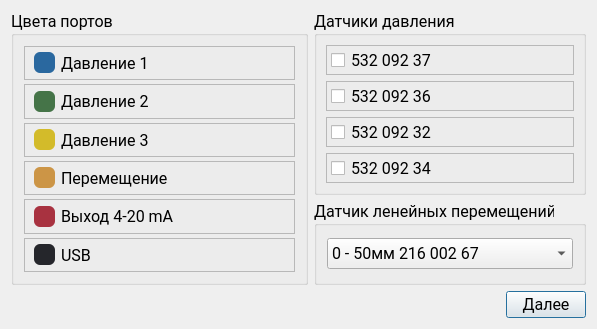
<?xml version="1.0" encoding="UTF-8"?>
<ui version="4.0">
 <class>NotationWindow</class>
 <widget class="QDialog" name="NotationWindow">
  <property name="geometry">
   <rect>
    <x>0</x>
    <y>0</y>
    <width>597</width>
    <height>329</height>
   </rect>
  </property>
  <property name="font">
   <font>
    <family>Roboto</family>
    <pointsize>14</pointsize>
   </font>
  </property>
  <property name="windowTitle">
   <string>Обозначения портов</string>
  </property>
  <layout class="QVBoxLayout" name="verticalLayout_5">
   <item>
    <layout class="QHBoxLayout" name="horizontalLayout_2">
     <item>
      <widget class="QGroupBox" name="groupBox_color">
       <property name="font">
        <font>
         <family>Segoe UI</family>
         <pointsize>12</pointsize>
         <bold>false</bold>
        </font>
       </property>
       <property name="title">
        <string>Цвета портов</string>
       </property>
       <layout class="QVBoxLayout" name="verticalLayout_4">
        <property name="spacing">
         <number>4</number>
        </property>
        <property name="leftMargin">
         <number>10</number>
        </property>
        <property name="topMargin">
         <number>10</number>
        </property>
        <property name="rightMargin">
         <number>10</number>
        </property>
        <property name="bottomMargin">
         <number>10</number>
        </property>
        <item>
         <widget class="QFrame" name="frame_pressure_1">
          <property name="sizePolicy">
           <sizepolicy hsizetype="Expanding" vsizetype="Preferred">
            <horstretch>0</horstretch>
            <verstretch>0</verstretch>
           </sizepolicy>
          </property>
          <property name="styleSheet">
           <string notr="true"/>
          </property>
          <property name="frameShape">
           <enum>QFrame::Shape::StyledPanel</enum>
          </property>
          <property name="frameShadow">
           <enum>QFrame::Shadow::Raised</enum>
          </property>
          <layout class="QHBoxLayout" name="horizontalLayout_15">
           <property name="spacing">
            <number>6</number>
           </property>
           <property name="leftMargin">
            <number>9</number>
           </property>
           <property name="topMargin">
            <number>0</number>
           </property>
           <property name="rightMargin">
            <number>9</number>
           </property>
           <property name="bottomMargin">
            <number>0</number>
           </property>
           <item>
            <widget class="QWidget" name="widget_colorPressure_1" native="true">
             <property name="minimumSize">
              <size>
               <width>21</width>
               <height>21</height>
              </size>
             </property>
             <property name="maximumSize">
              <size>
               <width>21</width>
               <height>21</height>
              </size>
             </property>
             <property name="styleSheet">
              <string notr="true">background-color: #2A689F;
border-radius: 6px;</string>
             </property>
            </widget>
           </item>
           <item>
            <widget class="QLabel" name="label_pressure_1">
             <property name="minimumSize">
              <size>
               <width>0</width>
               <height>30</height>
              </size>
             </property>
             <property name="font">
              <font>
               <family>Segoe UI</family>
               <pointsize>12</pointsize>
               <bold>false</bold>
              </font>
             </property>
             <property name="text">
              <string>Давление 1</string>
             </property>
            </widget>
           </item>
          </layout>
         </widget>
        </item>
        <item>
         <widget class="QFrame" name="frame_pressure_2">
          <property name="sizePolicy">
           <sizepolicy hsizetype="Expanding" vsizetype="Preferred">
            <horstretch>0</horstretch>
            <verstretch>0</verstretch>
           </sizepolicy>
          </property>
          <property name="styleSheet">
           <string notr="true"/>
          </property>
          <property name="frameShape">
           <enum>QFrame::Shape::StyledPanel</enum>
          </property>
          <property name="frameShadow">
           <enum>QFrame::Shadow::Raised</enum>
          </property>
          <layout class="QHBoxLayout" name="horizontalLayout_16">
           <property name="leftMargin">
            <number>9</number>
           </property>
           <property name="topMargin">
            <number>0</number>
           </property>
           <property name="rightMargin">
            <number>9</number>
           </property>
           <property name="bottomMargin">
            <number>0</number>
           </property>
           <item>
            <widget class="QWidget" name="widget_colorPressure_2" native="true">
             <property name="minimumSize">
              <size>
               <width>21</width>
               <height>21</height>
              </size>
             </property>
             <property name="maximumSize">
              <size>
               <width>21</width>
               <height>21</height>
              </size>
             </property>
             <property name="styleSheet">
              <string notr="true">background-color: #457448;
border-radius: 6px;</string>
             </property>
            </widget>
           </item>
           <item>
            <widget class="QLabel" name="label_colorPressure_2">
             <property name="minimumSize">
              <size>
               <width>0</width>
               <height>30</height>
              </size>
             </property>
             <property name="font">
              <font>
               <family>Segoe UI</family>
               <pointsize>12</pointsize>
               <bold>false</bold>
              </font>
             </property>
             <property name="text">
              <string>Давление 2</string>
             </property>
            </widget>
           </item>
          </layout>
         </widget>
        </item>
        <item>
         <widget class="QFrame" name="frame_pressure_3">
          <property name="sizePolicy">
           <sizepolicy hsizetype="Expanding" vsizetype="Preferred">
            <horstretch>0</horstretch>
            <verstretch>0</verstretch>
           </sizepolicy>
          </property>
          <property name="styleSheet">
           <string notr="true"/>
          </property>
          <property name="frameShape">
           <enum>QFrame::Shape::StyledPanel</enum>
          </property>
          <property name="frameShadow">
           <enum>QFrame::Shadow::Raised</enum>
          </property>
          <layout class="QHBoxLayout" name="horizontalLayout_17">
           <property name="leftMargin">
            <number>9</number>
           </property>
           <property name="topMargin">
            <number>0</number>
           </property>
           <property name="rightMargin">
            <number>9</number>
           </property>
           <property name="bottomMargin">
            <number>0</number>
           </property>
           <item>
            <widget class="QWidget" name="widget_colorPressure_3" native="true">
             <property name="minimumSize">
              <size>
               <width>21</width>
               <height>21</height>
              </size>
             </property>
             <property name="maximumSize">
              <size>
               <width>21</width>
               <height>21</height>
              </size>
             </property>
             <property name="styleSheet">
              <string notr="true">background-color: #D3BB2A;
border-radius: 6px;</string>
             </property>
            </widget>
           </item>
           <item>
            <widget class="QLabel" name="label_pressure_3">
             <property name="minimumSize">
              <size>
               <width>0</width>
               <height>30</height>
              </size>
             </property>
             <property name="font">
              <font>
               <family>Segoe UI</family>
               <pointsize>12</pointsize>
               <bold>false</bold>
              </font>
             </property>
             <property name="text">
              <string>Давление 3</string>
             </property>
            </widget>
           </item>
          </layout>
         </widget>
        </item>
        <item>
         <widget class="QFrame" name="frame_moving">
          <property name="styleSheet">
           <string notr="true"/>
          </property>
          <property name="frameShape">
           <enum>QFrame::Shape::StyledPanel</enum>
          </property>
          <property name="frameShadow">
           <enum>QFrame::Shadow::Raised</enum>
          </property>
          <layout class="QHBoxLayout" name="horizontalLayout_18">
           <property name="leftMargin">
            <number>9</number>
           </property>
           <property name="topMargin">
            <number>0</number>
           </property>
           <property name="rightMargin">
            <number>9</number>
           </property>
           <property name="bottomMargin">
            <number>0</number>
           </property>
           <item>
            <widget class="QWidget" name="widget_movingColor" native="true">
             <property name="minimumSize">
              <size>
               <width>21</width>
               <height>21</height>
              </size>
             </property>
             <property name="maximumSize">
              <size>
               <width>21</width>
               <height>21</height>
              </size>
             </property>
             <property name="styleSheet">
              <string notr="true">background-color: #CC9546;
border-radius: 6px;</string>
             </property>
            </widget>
           </item>
           <item>
            <widget class="QLabel" name="label_moving">
             <property name="font">
              <font>
               <family>Segoe UI</family>
               <pointsize>12</pointsize>
               <bold>false</bold>
              </font>
             </property>
             <property name="text">
              <string>Перемещение</string>
             </property>
            </widget>
           </item>
          </layout>
         </widget>
        </item>
        <item>
         <widget class="QFrame" name="frame_output_4_20_mA">
          <property name="styleSheet">
           <string notr="true"/>
          </property>
          <property name="frameShape">
           <enum>QFrame::Shape::StyledPanel</enum>
          </property>
          <property name="frameShadow">
           <enum>QFrame::Shadow::Raised</enum>
          </property>
          <layout class="QHBoxLayout" name="horizontalLayout_22">
           <property name="leftMargin">
            <number>9</number>
           </property>
           <property name="topMargin">
            <number>0</number>
           </property>
           <property name="rightMargin">
            <number>9</number>
           </property>
           <property name="bottomMargin">
            <number>0</number>
           </property>
           <item>
            <widget class="QWidget" name="widget_output_4_20_mA_color" native="true">
             <property name="minimumSize">
              <size>
               <width>21</width>
               <height>21</height>
              </size>
             </property>
             <property name="maximumSize">
              <size>
               <width>21</width>
               <height>21</height>
              </size>
             </property>
             <property name="styleSheet">
              <string notr="true">background-color: #A83240;
border-radius: 6px;</string>
             </property>
            </widget>
           </item>
           <item>
            <widget class="QLabel" name="label_output_4_20_mA">
             <property name="font">
              <font>
               <family>Segoe UI</family>
               <pointsize>12</pointsize>
               <bold>false</bold>
              </font>
             </property>
             <property name="text">
              <string>Выход 4-20 mA</string>
             </property>
            </widget>
           </item>
          </layout>
         </widget>
        </item>
        <item>
         <widget class="QFrame" name="frame_usb">
          <property name="styleSheet">
           <string notr="true"/>
          </property>
          <property name="frameShape">
           <enum>QFrame::Shape::StyledPanel</enum>
          </property>
          <property name="frameShadow">
           <enum>QFrame::Shadow::Raised</enum>
          </property>
          <layout class="QHBoxLayout" name="horizontalLayout_24">
           <property name="leftMargin">
            <number>9</number>
           </property>
           <property name="topMargin">
            <number>0</number>
           </property>
           <property name="rightMargin">
            <number>9</number>
           </property>
           <property name="bottomMargin">
            <number>0</number>
           </property>
           <item>
            <widget class="QWidget" name="widget_colorUsb" native="true">
             <property name="minimumSize">
              <size>
               <width>21</width>
               <height>21</height>
              </size>
             </property>
             <property name="maximumSize">
              <size>
               <width>21</width>
               <height>21</height>
              </size>
             </property>
             <property name="styleSheet">
              <string notr="true">background-color: #25262B;
border-radius: 6px;</string>
             </property>
            </widget>
           </item>
           <item>
            <widget class="QLabel" name="label_usb">
             <property name="font">
              <font>
               <family>Segoe UI</family>
               <pointsize>12</pointsize>
               <bold>false</bold>
              </font>
             </property>
             <property name="text">
              <string>USB</string>
             </property>
            </widget>
           </item>
          </layout>
         </widget>
        </item>
       </layout>
      </widget>
     </item>
     <item>
      <layout class="QVBoxLayout" name="verticalLayout_3">
       <item>
        <widget class="QGroupBox" name="groupBox_pressureSensors">
         <property name="font">
          <font>
           <family>Segoe UI</family>
           <pointsize>12</pointsize>
           <bold>false</bold>
          </font>
         </property>
         <property name="title">
          <string>Датчики давления</string>
         </property>
         <layout class="QVBoxLayout" name="verticalLayout">
          <item>
           <widget class="QFrame" name="frame_pressureSensor_4">
            <property name="frameShape">
             <enum>QFrame::Shape::StyledPanel</enum>
            </property>
            <property name="frameShadow">
             <enum>QFrame::Shadow::Raised</enum>
            </property>
            <layout class="QHBoxLayout" name="horizontalLayout_9">
             <property name="leftMargin">
              <number>0</number>
             </property>
             <property name="topMargin">
              <number>0</number>
             </property>
             <property name="rightMargin">
              <number>0</number>
             </property>
             <property name="bottomMargin">
              <number>0</number>
             </property>
             <item>
              <widget class="QCheckBox" name="checkBox_pressureSensor_4">
               <property name="font">
                <font>
                 <family>Segoe UI</family>
                 <pointsize>12</pointsize>
                 <bold>false</bold>
                </font>
               </property>
               <property name="styleSheet">
                <string notr="true">padding: 4px;</string>
               </property>
               <property name="text">
                <string>532 092 37</string>
               </property>
              </widget>
             </item>
            </layout>
           </widget>
          </item>
          <item>
           <widget class="QFrame" name="frame_pressureSensor_3">
            <property name="frameShape">
             <enum>QFrame::Shape::StyledPanel</enum>
            </property>
            <property name="frameShadow">
             <enum>QFrame::Shadow::Raised</enum>
            </property>
            <layout class="QHBoxLayout" name="horizontalLayout_10">
             <property name="leftMargin">
              <number>0</number>
             </property>
             <property name="topMargin">
              <number>0</number>
             </property>
             <property name="rightMargin">
              <number>0</number>
             </property>
             <property name="bottomMargin">
              <number>0</number>
             </property>
             <item>
              <widget class="QCheckBox" name="checkBox_pressureSensor_3">
               <property name="font">
                <font>
                 <family>Segoe UI</family>
                 <pointsize>12</pointsize>
                 <bold>false</bold>
                </font>
               </property>
               <property name="styleSheet">
                <string notr="true">padding: 4px;</string>
               </property>
               <property name="text">
                <string>532 092 36</string>
               </property>
              </widget>
             </item>
            </layout>
           </widget>
          </item>
          <item>
           <widget class="QFrame" name="frame_pressureSensor_1">
            <property name="frameShape">
             <enum>QFrame::Shape::StyledPanel</enum>
            </property>
            <property name="frameShadow">
             <enum>QFrame::Shadow::Raised</enum>
            </property>
            <layout class="QHBoxLayout" name="horizontalLayout_8">
             <property name="leftMargin">
              <number>0</number>
             </property>
             <property name="topMargin">
              <number>0</number>
             </property>
             <property name="rightMargin">
              <number>0</number>
             </property>
             <property name="bottomMargin">
              <number>0</number>
             </property>
             <item>
              <widget class="QCheckBox" name="checkBox_pressureSensor_1">
               <property name="font">
                <font>
                 <family>Segoe UI</family>
                 <pointsize>12</pointsize>
                 <bold>false</bold>
                </font>
               </property>
               <property name="styleSheet">
                <string notr="true">padding: 4px;</string>
               </property>
               <property name="text">
                <string>532 092 32</string>
               </property>
              </widget>
             </item>
            </layout>
           </widget>
          </item>
          <item>
           <widget class="QFrame" name="frame_pressureSensor_2">
            <property name="frameShape">
             <enum>QFrame::Shape::StyledPanel</enum>
            </property>
            <property name="frameShadow">
             <enum>QFrame::Shadow::Raised</enum>
            </property>
            <layout class="QHBoxLayout" name="horizontalLayout_11">
             <property name="leftMargin">
              <number>0</number>
             </property>
             <property name="topMargin">
              <number>0</number>
             </property>
             <property name="rightMargin">
              <number>0</number>
             </property>
             <property name="bottomMargin">
              <number>0</number>
             </property>
             <item>
              <widget class="QCheckBox" name="checkBox_pressureSensor_2">
               <property name="font">
                <font>
                 <family>Segoe UI</family>
                 <pointsize>12</pointsize>
                 <bold>false</bold>
                </font>
               </property>
               <property name="styleSheet">
                <string notr="true">padding: 4px;</string>
               </property>
               <property name="text">
                <string>532 092 34</string>
               </property>
              </widget>
             </item>
            </layout>
           </widget>
          </item>
         </layout>
        </widget>
       </item>
       <item>
        <widget class="QGroupBox" name="groupBox_movings">
         <property name="font">
          <font>
           <family>Segoe UI</family>
           <pointsize>12</pointsize>
          </font>
         </property>
         <property name="title">
          <string>Датчик ленейных перемещений</string>
         </property>
         <layout class="QVBoxLayout" name="verticalLayout_2">
          <property name="spacing">
           <number>6</number>
          </property>
          <property name="leftMargin">
           <number>10</number>
          </property>
          <property name="topMargin">
           <number>10</number>
          </property>
          <property name="rightMargin">
           <number>10</number>
          </property>
          <property name="bottomMargin">
           <number>10</number>
          </property>
          <item>
           <widget class="QComboBox" name="comboBox_movings">
            <property name="font">
             <font>
              <family>Segoe UI</family>
              <pointsize>12</pointsize>
             </font>
            </property>
            <property name="styleSheet">
             <string notr="true">padding: 4px;</string>
            </property>
            <item>
             <property name="text">
              <string>0 - 50мм 216 002 67</string>
             </property>
            </item>
            <item>
             <property name="text">
              <string>0 - 125мм 215 957 23</string>
             </property>
            </item>
            <item>
             <property name="text">
              <string>0 - 500мм 235 116 994</string>
             </property>
            </item>
           </widget>
          </item>
         </layout>
        </widget>
       </item>
      </layout>
     </item>
    </layout>
   </item>
   <item>
    <layout class="QHBoxLayout" name="horizontalLayout">
     <item>
      <spacer name="horizontalSpacer">
       <property name="font">
        <font>
         <family>Roboto</family>
         <pointsize>11</pointsize>
        </font>
       </property>
       <property name="orientation">
        <enum>Qt::Orientation::Horizontal</enum>
       </property>
       <property name="sizeHint" stdset="0">
        <size>
         <width>40</width>
         <height>20</height>
        </size>
       </property>
      </spacer>
     </item>
     <item>
      <widget class="QPushButton" name="entry_testing">
       <property name="enabled">
        <bool>true</bool>
       </property>
       <property name="font">
        <font>
         <family>Segoe UI</family>
         <pointsize>12</pointsize>
        </font>
       </property>
       <property name="text">
        <string>Далее</string>
       </property>
      </widget>
     </item>
    </layout>
   </item>
  </layout>
 </widget>
 <resources/>
 <connections/>
</ui>
